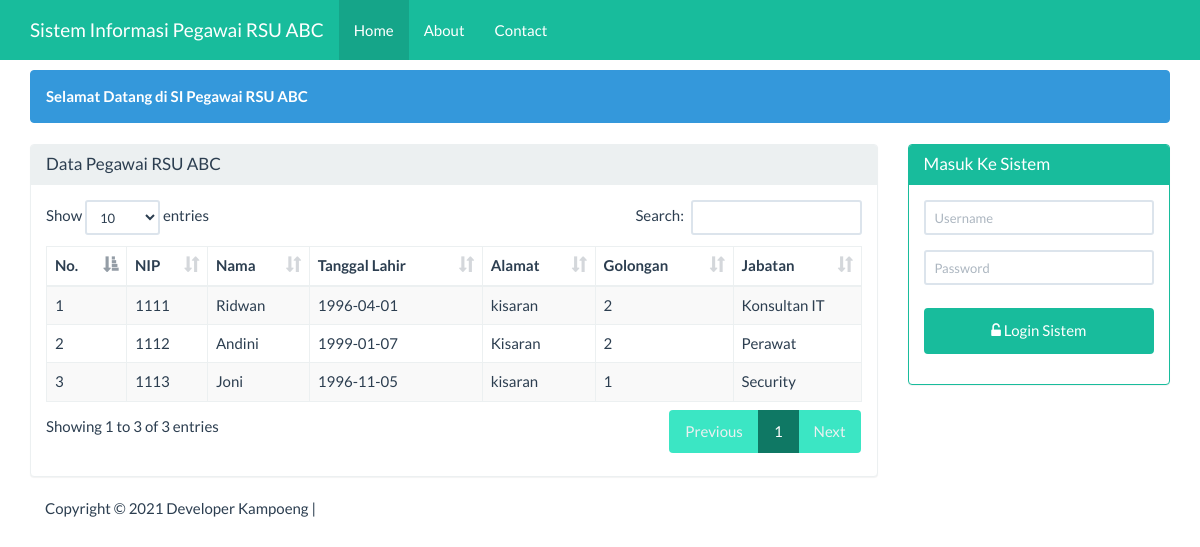
The page / on the database its author committed.
### tables this page shows
CREATE TABLE IF NOT EXISTS `pegawai` (
  `nip` int(10) NOT NULL,
  `nama` varchar(100) NOT NULL,
  `tgl_lahir` date NOT NULL,
  `alamat` varchar(100) NOT NULL,
  `golongan` int(10) NOT NULL,
  `jabatan` varchar(100) NOT NULL
);

### beranda.php (the view, shortened to what this page needs)
<div class="container">
    <div class="row">
        <div class ="col-xs-12">
            <div class="alert alert-info">
                <strong>Selamat Datang di SI Pegawai RSU ABC</strong>
            </div>
        </div>
    </div>
    <div class="row">
        <div class="col-sm-9 col-xs-12">
            <div class="panel panel-default">
                <div class="panel-heading">
                    <h3 class="panel-title">Data Pegawai RSU ABC</h3>
                </div>
                <div class="panel-body">
                     <table id="dtskripsi" class="table table-bordered table-striped table-hover">
                        <thead>
                            <tr>
                                <th>No.</th><th>NIP</th><th>Nama</th><th>Tanggal Lahir</th><th>Alamat</th><th>Golongan</th><th>Jabatan</th>
                            </tr>
                        </thead>
                        <tbody>
                            <?php
                            $sql = "SELECT * FROM pegawai";
                            $query = mysqli_query($koneksi, $sql) or die("SQL Anda Salah");
                            $nomor = 0;
                            while ($data = mysqli_fetch_array($query)) {
                                $nomor++;
                                ?>
                                <tr>
                                    <td><?= $nomor ?></td>
                                    <td><?= $data['nip'] ?></td>
                                    <td><?= $data['nama'] ?></td>
                                    <td><?= $data['tgl_lahir'] ?></td>
                                    <td><?= $data['alamat'] ?></td>
                                    <td><?= $data['golongan'] ?></td>
                                    <td><?= $data['jabatan'] ?></td>
                                </tr>
                            <?php } ?>
                        </tbody>
                    </table>
                </div>
            </div>
        </div>
        <div class="col-sm-3 col-xs-12">
            <?php if (isset($_SESSION['username'])) { ?>
            <div class="alert alert-info">
                <strong>Welcome <?=$_SESSION['nama']?></strong>
            </div>
            <?php
           } else { ?>
            <div class="panel panel-success">
                <div class="panel-heading">
                    <h3 class="panel-title">Masuk Ke Sistem</h3>
                </div>
                <div class="panel-body">
                    <form class="form-horizontal" action="proses_login.php" method="post">
                        <div class="form-group">
                            <div class="col-sm-12">
                                <input type="text" name="user" class="form-control input-sm"
                                   placeholder="Username" required="" autocomplete="off"/>
                            </div>
                        </div>
                        <div class="form-group">
                            <div class="col-sm-12">
                                <input type="password" name="pwd" class="form-control input-sm"
                                   placeholder="Password" required="" autocomplete="off"/>
                            </div>
                        </div>
                        <div class="form-group">
                            <div class="col-sm-12">
                                <button type="submit" name="login" value="login"
                                        class="btn btn-success btn-block"><span class="fa fa-unlock-alt"></span>
                                    Login Sistem
                                </button>
                            </div>
                    </form>
                </div>
            </div>
        </div>
            <?php } ?>
    </div>
</div>

### index.php (shortened to what this page needs)
<!DOCTYPE html>
<html>
    <head>
        <link href="Assets/css/bootstrap.min.css" rel="stylesheet" type="text/css"/>
        <link href="Assets/css/dataTables.bootstrap.min.css" rel="stylesheet" type="text/css"/>
        <link href="Assets/font-awesome-4.5.0/css/font-awesome.min.css" rel="stylesheet" type="text/css"/>
    </head>
    <body>
        <?php
        require 'menu.php';
        ?>
        <?php
        require 'content.php';
        ?>
        <?php
        require 'footer.php';
        ?>
    </body>
    </html>

### menu.php (shortened to what this page needs)
<nav class="navbar navbar-inverse navbar-fixed-top">
    <div class="container">
        <div class="navbar-header">
            <a class="navbar-brand" href="?page=utama">Sistem Informasi Pegawai RSU ABC</a>
        </div>
        <div id="navbar" class="navbar-collapse collapse">
            <ul class="nav navbar-nav">
                <li class="active"><a href="#">Home</a></li>
                <li><a href="?page=about&actions=tampil">About</a></li>
                <li><a href="?page=kontak&actions=tampil">Contact</a></li>
            </ul>
        </div>
    </div>
</nav>

### content.php (shortened to what this page needs)
<?php
@$page=$_GET['page'];
if(empty ($page)){
    require 'beranda.php';
}

### footer.php
<div class="container">
    <div class="row">
        <div class="col-xs-12">
            Copyright &COPY; <?= date('Y')?> Developer Kampoeng |
        </div>
    </div>
</div>

### index.php (style rules this page uses)
body { margin-top:70px; }
button { background-color: #4CAF50; color: white; padding: 14px 20px; margin: 8px 0; border: none; cursor: pointer; width: 100%; }

### rows shown on the page
pegawai: nip "1111", nama "Ridwan", tgl_lahir "1996-04-01", alamat "kisaran", golongan "2", jabatan "Konsultan IT"
pegawai: nip "1112", nama "Andini", tgl_lahir "1999-01-07", alamat "Kisaran", golongan "2", jabatan "Perawat"
pegawai: nip "1113", nama "Joni", tgl_lahir "1996-11-05", alamat "kisaran", golongan "1", jabatan "Security"
